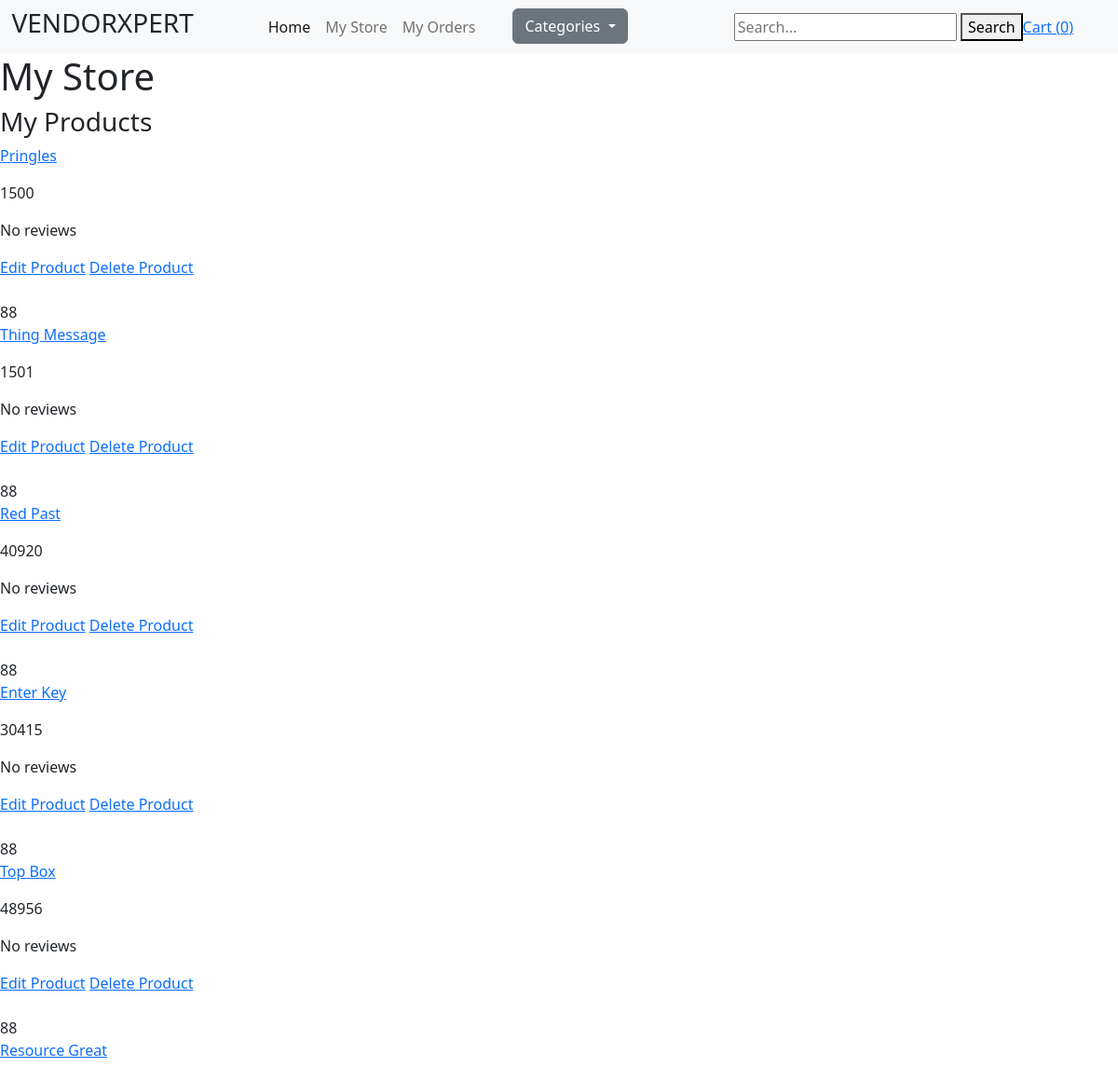
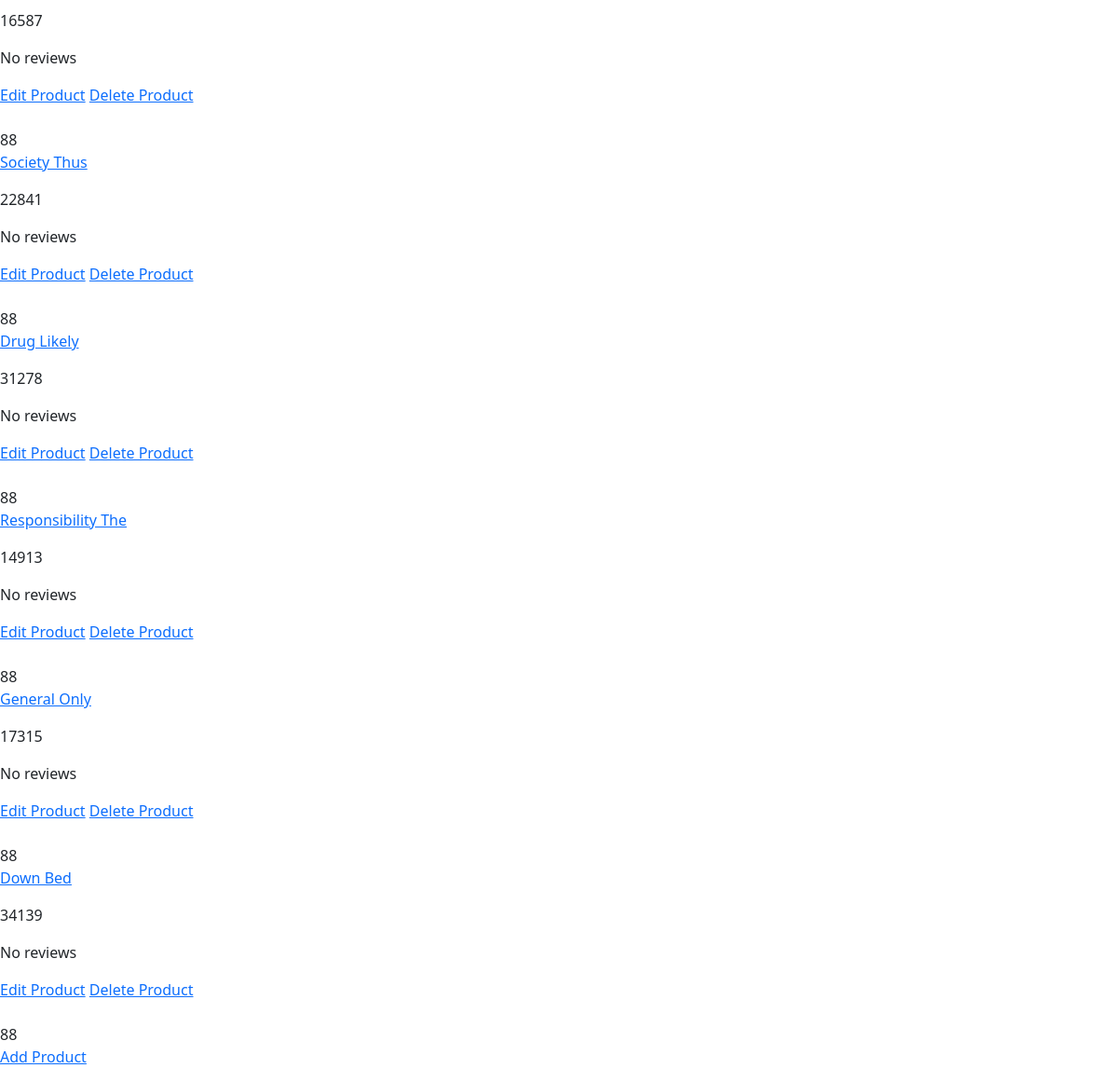
The app's page /my_store (signed in) with its own data (2 pictures, top to bottom).
### store/models.py (models this page shows, shortened)
class Product(models.Model):
    DRAFT = "draft"
    WAITING_APPROVAL = "waiting approval"
    ACTIVE = 'active'
    DELETED = 'deleted'
    IN_STOCK = 'in stock'
    OUT_OF_STOCK = 'out of stock'
    STATUS_CHOICES = (
        (DRAFT , "draft"),
        (WAITING_APPROVAL , "waiting approval"),
        (ACTIVE , 'active'),
        (DELETED , 'deleted'),
    )
    STOCK_CHOICES = (
        (IN_STOCK , 'In stock'),
        (OUT_OF_STOCK , 'Out of stock'),
    )
    category = models.ForeignKey(Category, related_name='product', on_delete=models.CASCADE)
    vendor = models.ForeignKey(VendorProfile,related_name='product', on_delete=models.CASCADE)
    title = models.CharField(max_length=50)
    slug = models.SlugField()
    description = models.TextField()
    price = models.BigIntegerField()
    created_at = models.DateTimeField(auto_now=True)
    updated_at = models.DateTimeField(auto_now=True)
    product_image = models.ImageField(upload_to='uploads/product_image/', blank=True, null=True)
    thumbnail = models.ImageField(upload_to='uploads/product_image/thumbnail', blank=True, null=True)
    status = models.CharField(max_length=50, choices=STATUS_CHOICES, default=ACTIVE)
    stock = models.CharField(max_length=50, choices=STOCK_CHOICES, default=IN_STOCK)
    featured = models.BooleanField(default=False)
    class Meta:
        ordering = ('-created_at',)
    def display_price(self):
        return self.price

### userprofile/custom_dec.py (the view)
    def _wrapped_view(request, *args, **kwargs):
        if not request.user.is_authenticated or not request.user.is_vendor:
            from django.http import HttpResponseForbidden
            return HttpResponseForbidden("You must be a vendor to access this page.")
        return view_func(request, *args, **kwargs)

### store/cart.py (called while the page is built)
    def __len__(self):
        return sum(item['quantity'] for item in self.cart.values())

### store/context_processors.py (called while the page is built)
def cart(request):
    return {'cart':Cart(request)}

### store/templatetags/menu.py (called while the page is built)
@register.inclusion_tag('store/menu.html')
def menu():
    categories = Category.objects.all()
    return {'categories':categories}

### userprofile/custom_dec.py (called while the page is built)
def vendor_required(view_func):
    def _wrapped_view(request, *args, **kwargs):
        if not request.user.is_authenticated or not request.user.is_vendor:
            from django.http import HttpResponseForbidden
            return HttpResponseForbidden("You must be a vendor to access this page.")
        return view_func(request, *args, **kwargs)
    return _wrapped_view

### userprofile/views.py (called while the page is built)
@vendor_required
def my_store(request):
    vendor_profile = request.user.vendor_profile
    product = Product.objects.filter(vendor=vendor_profile).exclude(status=Product.DELETED)
    return render(request, 'userprofile/my_store.html', {
        'product':product,
    })

### userprofile/templates/userprofile/my_store.html (shortened to what this page needs)
{% extends 'core/base.html' %}
{% block body %}
<h1>My Store</h1>
<h3>My Products</h3>
{% if product %}
{% for product in product %}
<div>
    <a href="{% url 'product_detail' product.category.slug product.slug %}">
        <p>{{ product.title }}</p>
    </a>
    <p>{{ product.display_price }}</p>
    {% if product.reviews.exists %}
    <p>Average Rating: {{ product.average_rating }}</p>
    {% else %}
    <p>No reviews</p>
    {% endif %}
</div>
<a href="{% url 'edit_product' product.id %}">Edit Product</a>
<a href="{% url 'delete' product.id %}">Delete Product</a> <br><br>88
{% endfor %}
{% else %}
no product
{% endif %}
<br><a href="{% url 'add_product' %}">Add Product</a>
{% endblock body %}

### records on screen
Product: title "Pringles", display_price "1500"
Product: title "Thing Message", display_price "1501"
Product: title "Red Past", display_price "40920"
Product: title "Enter Key", display_price "30415"
Product: title "Top Box", display_price "48956"
Product: title "Resource Great", display_price "16587"
Product: title "Society Thus", display_price "22841"
Product: title "Drug Likely", display_price "31278"
Product: title "Responsibility The", display_price "14913"
Product: title "General Only", display_price "17315"
Product: title "Down Bed", display_price "34139"

### other values on screen
{{ cart|length }} "0"
